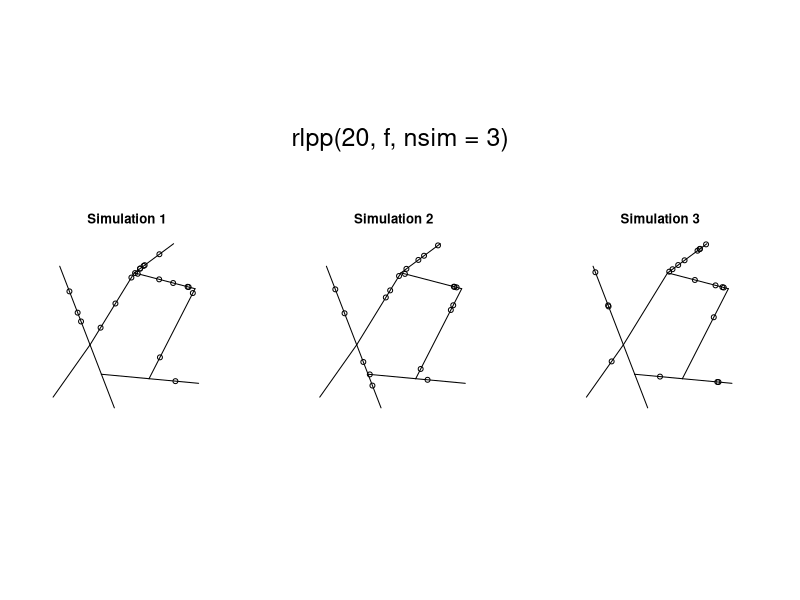

Source code (R):
library(spatstat)


### Name: rlpp
### Title: Random Points on a Linear Network
### Aliases: rlpp
### Keywords: spatial datagen

### ** Examples

  g <- function(x, y, seg, tp) { exp(x + 3*y) }
  f <- linfun(g, simplenet)

  rlpp(20, f)

  plot(rlpp(20, f, nsim=3))
